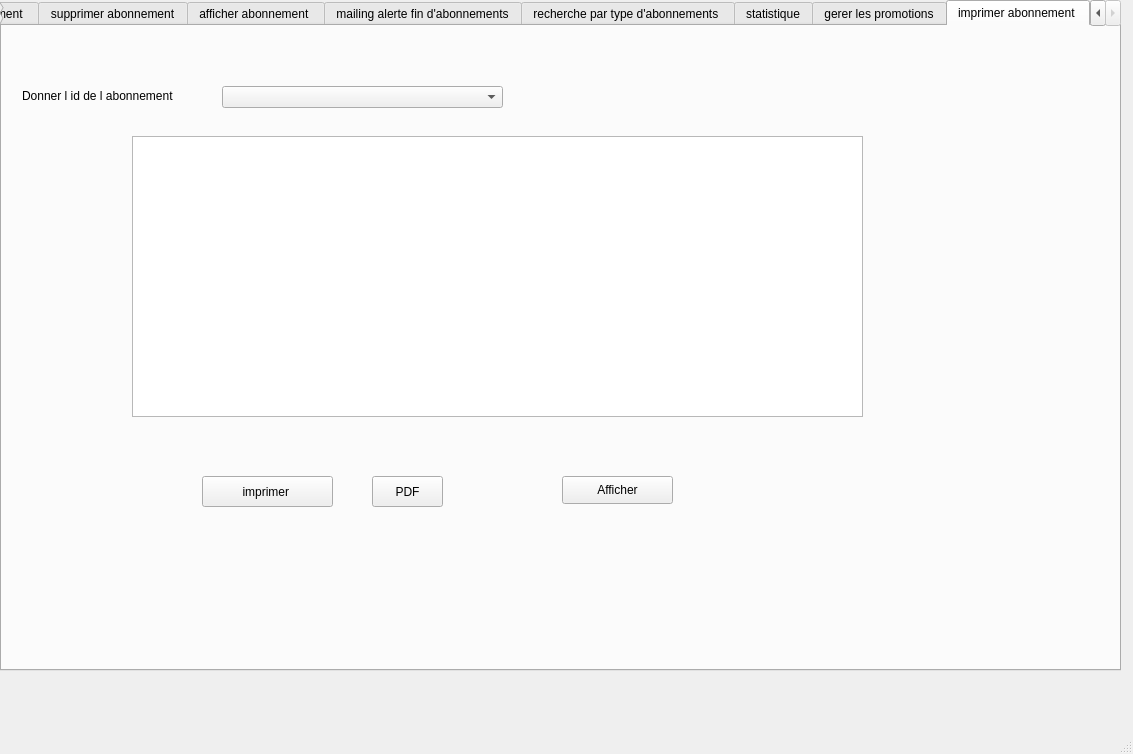
<?xml version="1.0" encoding="UTF-8"?>
<ui version="4.0">
 <class>MainWindow</class>
 <widget class="QMainWindow" name="MainWindow">
  <property name="geometry">
   <rect>
    <x>0</x>
    <y>0</y>
    <width>1133</width>
    <height>754</height>
   </rect>
  </property>
  <property name="windowTitle">
   <string>MainWindow</string>
  </property>
  <widget class="QWidget" name="centralwidget">
   <widget class="QTabWidget" name="tabWidget">
    <property name="geometry">
     <rect>
      <x>0</x>
      <y>0</y>
      <width>1121</width>
      <height>671</height>
     </rect>
    </property>
    <property name="currentIndex">
     <number>8</number>
    </property>
    <widget class="QWidget" name="tab_2">
     <attribute name="title">
      <string>ajouter abonnement </string>
     </attribute>
     <widget class="QLabel" name="label_15">
      <property name="geometry">
       <rect>
        <x>120</x>
        <y>30</y>
        <width>47</width>
        <height>14</height>
       </rect>
      </property>
      <property name="text">
       <string>id</string>
      </property>
     </widget>
     <widget class="QLineEdit" name="lineEdit_5">
      <property name="geometry">
       <rect>
        <x>180</x>
        <y>30</y>
        <width>181</width>
        <height>20</height>
       </rect>
      </property>
     </widget>
     <widget class="QPushButton" name="pushButton_7">
      <property name="geometry">
       <rect>
        <x>460</x>
        <y>230</y>
        <width>75</width>
        <height>23</height>
       </rect>
      </property>
      <property name="text">
       <string>ajouter </string>
      </property>
     </widget>
     <widget class="QLabel" name="label_20">
      <property name="geometry">
       <rect>
        <x>30</x>
        <y>60</y>
        <width>141</width>
        <height>20</height>
       </rect>
      </property>
      <property name="text">
       <string>date debut abonnement</string>
      </property>
     </widget>
     <widget class="QLabel" name="label_21">
      <property name="geometry">
       <rect>
        <x>40</x>
        <y>90</y>
        <width>131</width>
        <height>20</height>
       </rect>
      </property>
      <property name="text">
       <string>date fin abonnement </string>
      </property>
     </widget>
     <widget class="QLabel" name="label_22">
      <property name="geometry">
       <rect>
        <x>70</x>
        <y>120</y>
        <width>91</width>
        <height>20</height>
       </rect>
      </property>
      <property name="text">
       <string>prix abonnement </string>
      </property>
     </widget>
     <widget class="QLabel" name="label_23">
      <property name="geometry">
       <rect>
        <x>40</x>
        <y>150</y>
        <width>131</width>
        <height>16</height>
       </rect>
      </property>
      <property name="text">
       <string>type d'abonnements </string>
      </property>
     </widget>
     <widget class="QComboBox" name="comboBox">
      <property name="geometry">
       <rect>
        <x>180</x>
        <y>150</y>
        <width>181</width>
        <height>22</height>
       </rect>
      </property>
     </widget>
     <widget class="QLineEdit" name="lineEdit_10">
      <property name="geometry">
       <rect>
        <x>180</x>
        <y>60</y>
        <width>181</width>
        <height>20</height>
       </rect>
      </property>
     </widget>
     <widget class="QLineEdit" name="lineEdit_13">
      <property name="geometry">
       <rect>
        <x>180</x>
        <y>90</y>
        <width>181</width>
        <height>20</height>
       </rect>
      </property>
     </widget>
     <widget class="QLineEdit" name="lineEdit_14">
      <property name="geometry">
       <rect>
        <x>180</x>
        <y>120</y>
        <width>181</width>
        <height>20</height>
       </rect>
      </property>
     </widget>
     <widget class="QLabel" name="label_25">
      <property name="geometry">
       <rect>
        <x>20</x>
        <y>180</y>
        <width>131</width>
        <height>20</height>
       </rect>
      </property>
      <property name="text">
       <string>nombre d'abonnement</string>
      </property>
     </widget>
     <widget class="QLineEdit" name="lineEdit_19">
      <property name="geometry">
       <rect>
        <x>180</x>
        <y>190</y>
        <width>181</width>
        <height>22</height>
       </rect>
      </property>
     </widget>
    </widget>
    <widget class="QWidget" name="tab">
     <attribute name="title">
      <string>modifier abonnement </string>
     </attribute>
     <widget class="QLabel" name="label_16">
      <property name="geometry">
       <rect>
        <x>110</x>
        <y>20</y>
        <width>61</width>
        <height>16</height>
       </rect>
      </property>
      <property name="text">
       <string>id</string>
      </property>
     </widget>
     <widget class="QPushButton" name="pushButton_8">
      <property name="geometry">
       <rect>
        <x>510</x>
        <y>240</y>
        <width>75</width>
        <height>23</height>
       </rect>
      </property>
      <property name="text">
       <string>modifier </string>
      </property>
     </widget>
     <widget class="QLabel" name="label_17">
      <property name="geometry">
       <rect>
        <x>20</x>
        <y>50</y>
        <width>141</width>
        <height>20</height>
       </rect>
      </property>
      <property name="text">
       <string>date debut abonnement</string>
      </property>
     </widget>
     <widget class="QLabel" name="label_18">
      <property name="geometry">
       <rect>
        <x>30</x>
        <y>80</y>
        <width>131</width>
        <height>20</height>
       </rect>
      </property>
      <property name="text">
       <string>date fin abonnement </string>
      </property>
     </widget>
     <widget class="QLabel" name="label_19">
      <property name="geometry">
       <rect>
        <x>50</x>
        <y>110</y>
        <width>111</width>
        <height>20</height>
       </rect>
      </property>
      <property name="text">
       <string>prix aboonement </string>
      </property>
     </widget>
     <widget class="QLineEdit" name="lineEdit_15">
      <property name="geometry">
       <rect>
        <x>180</x>
        <y>50</y>
        <width>251</width>
        <height>20</height>
       </rect>
      </property>
     </widget>
     <widget class="QLineEdit" name="lineEdit_17">
      <property name="geometry">
       <rect>
        <x>180</x>
        <y>110</y>
        <width>251</width>
        <height>20</height>
       </rect>
      </property>
     </widget>
     <widget class="QLineEdit" name="lineEdit_18">
      <property name="geometry">
       <rect>
        <x>180</x>
        <y>80</y>
        <width>251</width>
        <height>20</height>
       </rect>
      </property>
     </widget>
     <widget class="QLabel" name="label_24">
      <property name="geometry">
       <rect>
        <x>40</x>
        <y>140</y>
        <width>131</width>
        <height>20</height>
       </rect>
      </property>
      <property name="text">
       <string>type d abonnement</string>
      </property>
     </widget>
     <widget class="QComboBox" name="comboBox_2">
      <property name="geometry">
       <rect>
        <x>180</x>
        <y>20</y>
        <width>251</width>
        <height>22</height>
       </rect>
      </property>
     </widget>
     <widget class="QComboBox" name="comboBox_3">
      <property name="geometry">
       <rect>
        <x>180</x>
        <y>140</y>
        <width>251</width>
        <height>22</height>
       </rect>
      </property>
     </widget>
     <widget class="QLabel" name="label_26">
      <property name="geometry">
       <rect>
        <x>20</x>
        <y>170</y>
        <width>151</width>
        <height>20</height>
       </rect>
      </property>
      <property name="text">
       <string>nombre d abonnement</string>
      </property>
     </widget>
     <widget class="QLineEdit" name="lineEdit_6">
      <property name="geometry">
       <rect>
        <x>180</x>
        <y>170</y>
        <width>251</width>
        <height>22</height>
       </rect>
      </property>
     </widget>
    </widget>
    <widget class="QWidget" name="tab_3">
     <attribute name="title">
      <string>supprimer abonnement</string>
     </attribute>
     <widget class="QLabel" name="label_14">
      <property name="geometry">
       <rect>
        <x>70</x>
        <y>60</y>
        <width>47</width>
        <height>14</height>
       </rect>
      </property>
      <property name="text">
       <string>id</string>
      </property>
     </widget>
     <widget class="QPushButton" name="pushButton_6">
      <property name="geometry">
       <rect>
        <x>210</x>
        <y>190</y>
        <width>75</width>
        <height>23</height>
       </rect>
      </property>
      <property name="text">
       <string>supprimer</string>
      </property>
     </widget>
     <widget class="QComboBox" name="comboBox_4">
      <property name="geometry">
       <rect>
        <x>140</x>
        <y>60</y>
        <width>251</width>
        <height>22</height>
       </rect>
      </property>
     </widget>
    </widget>
    <widget class="QWidget" name="tab_4">
     <attribute name="title">
      <string>afficher abonnement </string>
     </attribute>
     <widget class="QTableView" name="tableView">
      <property name="geometry">
       <rect>
        <x>30</x>
        <y>20</y>
        <width>1031</width>
        <height>481</height>
       </rect>
      </property>
     </widget>
     <widget class="QPushButton" name="pushButton_9">
      <property name="geometry">
       <rect>
        <x>350</x>
        <y>540</y>
        <width>191</width>
        <height>28</height>
       </rect>
      </property>
      <property name="text">
       <string>Afficher</string>
      </property>
     </widget>
    </widget>
    <widget class="QWidget" name="tab_5">
     <attribute name="title">
      <string>mailing alerte fin d'abonnements</string>
     </attribute>
     <widget class="QLabel" name="label_3">
      <property name="geometry">
       <rect>
        <x>90</x>
        <y>90</y>
        <width>47</width>
        <height>14</height>
       </rect>
      </property>
      <property name="text">
       <string/>
      </property>
     </widget>
     <widget class="QPushButton" name="pushButton_5">
      <property name="geometry">
       <rect>
        <x>330</x>
        <y>260</y>
        <width>231</width>
        <height>51</height>
       </rect>
      </property>
      <property name="text">
       <string>mailing </string>
      </property>
     </widget>
     <widget class="QLabel" name="label_2">
      <property name="geometry">
       <rect>
        <x>70</x>
        <y>85</y>
        <width>451</width>
        <height>81</height>
       </rect>
      </property>
      <property name="text">
       <string>Cliquer sur ce button pour envoyer un mail</string>
      </property>
     </widget>
    </widget>
    <widget class="QWidget" name="tab_6">
     <attribute name="title">
      <string>recherche par type d'abonnements </string>
     </attribute>
     <widget class="QPushButton" name="pushButton">
      <property name="geometry">
       <rect>
        <x>870</x>
        <y>170</y>
        <width>171</width>
        <height>41</height>
       </rect>
      </property>
      <property name="text">
       <string>Rechercher</string>
      </property>
     </widget>
     <widget class="QLabel" name="label">
      <property name="geometry">
       <rect>
        <x>80</x>
        <y>40</y>
        <width>151</width>
        <height>61</height>
       </rect>
      </property>
      <property name="text">
       <string>Donner le type </string>
      </property>
     </widget>
     <widget class="QComboBox" name="comboBox_5">
      <property name="geometry">
       <rect>
        <x>320</x>
        <y>60</y>
        <width>281</width>
        <height>22</height>
       </rect>
      </property>
     </widget>
     <widget class="QTableView" name="tableView_2">
      <property name="geometry">
       <rect>
        <x>80</x>
        <y>120</y>
        <width>761</width>
        <height>361</height>
       </rect>
      </property>
     </widget>
    </widget>
    <widget class="QWidget" name="tab_7">
     <attribute name="title">
      <string>statistique</string>
     </attribute>
     <widget class="QTableView" name="tableView_3">
      <property name="geometry">
       <rect>
        <x>20</x>
        <y>80</y>
        <width>511</width>
        <height>351</height>
       </rect>
      </property>
     </widget>
     <widget class="QTableView" name="tableView_4">
      <property name="geometry">
       <rect>
        <x>550</x>
        <y>80</y>
        <width>541</width>
        <height>351</height>
       </rect>
      </property>
     </widget>
     <widget class="QLabel" name="label_12">
      <property name="geometry">
       <rect>
        <x>50</x>
        <y>30</y>
        <width>311</width>
        <height>41</height>
       </rect>
      </property>
      <property name="text">
       <string>Les  abonnement les plus chers  </string>
      </property>
     </widget>
     <widget class="QLabel" name="label_27">
      <property name="geometry">
       <rect>
        <x>630</x>
        <y>0</y>
        <width>331</width>
        <height>101</height>
       </rect>
      </property>
      <property name="text">
       <string>les abonnements  les plus nombreux </string>
      </property>
     </widget>
     <widget class="QPushButton" name="pushButton_4">
      <property name="geometry">
       <rect>
        <x>120</x>
        <y>480</y>
        <width>241</width>
        <height>28</height>
       </rect>
      </property>
      <property name="text">
       <string>Afficher</string>
      </property>
     </widget>
     <widget class="QPushButton" name="pushButton_10">
      <property name="geometry">
       <rect>
        <x>640</x>
        <y>480</y>
        <width>301</width>
        <height>28</height>
       </rect>
      </property>
      <property name="text">
       <string>Afficher</string>
      </property>
     </widget>
    </widget>
    <widget class="QWidget" name="tab_8">
     <attribute name="title">
      <string>gerer les promotions</string>
     </attribute>
     <widget class="QComboBox" name="comboBox_7">
      <property name="geometry">
       <rect>
        <x>260</x>
        <y>310</y>
        <width>291</width>
        <height>31</height>
       </rect>
      </property>
     </widget>
     <widget class="QLabel" name="label_5">
      <property name="geometry">
       <rect>
        <x>90</x>
        <y>320</y>
        <width>171</width>
        <height>20</height>
       </rect>
      </property>
      <property name="text">
       <string>identifiant</string>
      </property>
     </widget>
     <widget class="QPushButton" name="pushButton_3">
      <property name="geometry">
       <rect>
        <x>90</x>
        <y>120</y>
        <width>101</width>
        <height>41</height>
       </rect>
      </property>
      <property name="text">
       <string>30%</string>
      </property>
     </widget>
     <widget class="QTableView" name="tableView_6">
      <property name="geometry">
       <rect>
        <x>30</x>
        <y>360</y>
        <width>801</width>
        <height>261</height>
       </rect>
      </property>
     </widget>
     <widget class="QPushButton" name="pushButton_13">
      <property name="geometry">
       <rect>
        <x>300</x>
        <y>120</y>
        <width>101</width>
        <height>41</height>
       </rect>
      </property>
      <property name="text">
       <string>20%</string>
      </property>
     </widget>
     <widget class="QPushButton" name="pushButton_14">
      <property name="geometry">
       <rect>
        <x>540</x>
        <y>127</y>
        <width>101</width>
        <height>41</height>
       </rect>
      </property>
      <property name="text">
       <string>35%</string>
      </property>
     </widget>
     <widget class="QLabel" name="label_6">
      <property name="geometry">
       <rect>
        <x>90</x>
        <y>70</y>
        <width>101</width>
        <height>31</height>
       </rect>
      </property>
      <property name="text">
       <string/>
      </property>
     </widget>
     <widget class="QPushButton" name="pushButton_15">
      <property name="geometry">
       <rect>
        <x>650</x>
        <y>320</y>
        <width>93</width>
        <height>28</height>
       </rect>
      </property>
      <property name="text">
       <string>Afficher</string>
      </property>
     </widget>
     <widget class="QComboBox" name="comboBox_8">
      <property name="geometry">
       <rect>
        <x>270</x>
        <y>50</y>
        <width>241</width>
        <height>22</height>
       </rect>
      </property>
     </widget>
     <widget class="QLabel" name="label_8">
      <property name="geometry">
       <rect>
        <x>80</x>
        <y>50</y>
        <width>131</width>
        <height>16</height>
       </rect>
      </property>
      <property name="text">
       <string>Type </string>
      </property>
     </widget>
    </widget>
    <widget class="QWidget" name="tab_9">
     <attribute name="title">
      <string>imprimer abonnement </string>
     </attribute>
     <widget class="QLabel" name="label_7">
      <property name="geometry">
       <rect>
        <x>40</x>
        <y>140</y>
        <width>47</width>
        <height>14</height>
       </rect>
      </property>
      <property name="text">
       <string/>
      </property>
     </widget>
     <widget class="QPushButton" name="pushButton_2">
      <property name="geometry">
       <rect>
        <x>200</x>
        <y>450</y>
        <width>131</width>
        <height>31</height>
       </rect>
      </property>
      <property name="text">
       <string>imprimer </string>
      </property>
     </widget>
     <widget class="QTableView" name="tableView_5">
      <property name="geometry">
       <rect>
        <x>130</x>
        <y>110</y>
        <width>731</width>
        <height>281</height>
       </rect>
      </property>
     </widget>
     <widget class="QComboBox" name="comboBox_6">
      <property name="geometry">
       <rect>
        <x>220</x>
        <y>60</y>
        <width>281</width>
        <height>22</height>
       </rect>
      </property>
     </widget>
     <widget class="QLabel" name="label_4">
      <property name="geometry">
       <rect>
        <x>20</x>
        <y>60</y>
        <width>191</width>
        <height>20</height>
       </rect>
      </property>
      <property name="text">
       <string>Donner l id de l abonnement</string>
      </property>
     </widget>
     <widget class="QPushButton" name="pushButton_11">
      <property name="geometry">
       <rect>
        <x>370</x>
        <y>450</y>
        <width>71</width>
        <height>31</height>
       </rect>
      </property>
      <property name="text">
       <string>PDF</string>
      </property>
     </widget>
     <widget class="QPushButton" name="pushButton_12">
      <property name="geometry">
       <rect>
        <x>560</x>
        <y>450</y>
        <width>111</width>
        <height>28</height>
       </rect>
      </property>
      <property name="text">
       <string>Afficher</string>
      </property>
     </widget>
    </widget>
   </widget>
  </widget>
  <widget class="QMenuBar" name="menubar">
   <property name="geometry">
    <rect>
     <x>0</x>
     <y>0</y>
     <width>1133</width>
     <height>26</height>
    </rect>
   </property>
  </widget>
  <widget class="QStatusBar" name="statusbar"/>
 </widget>
 <resources/>
 <connections/>
</ui>
